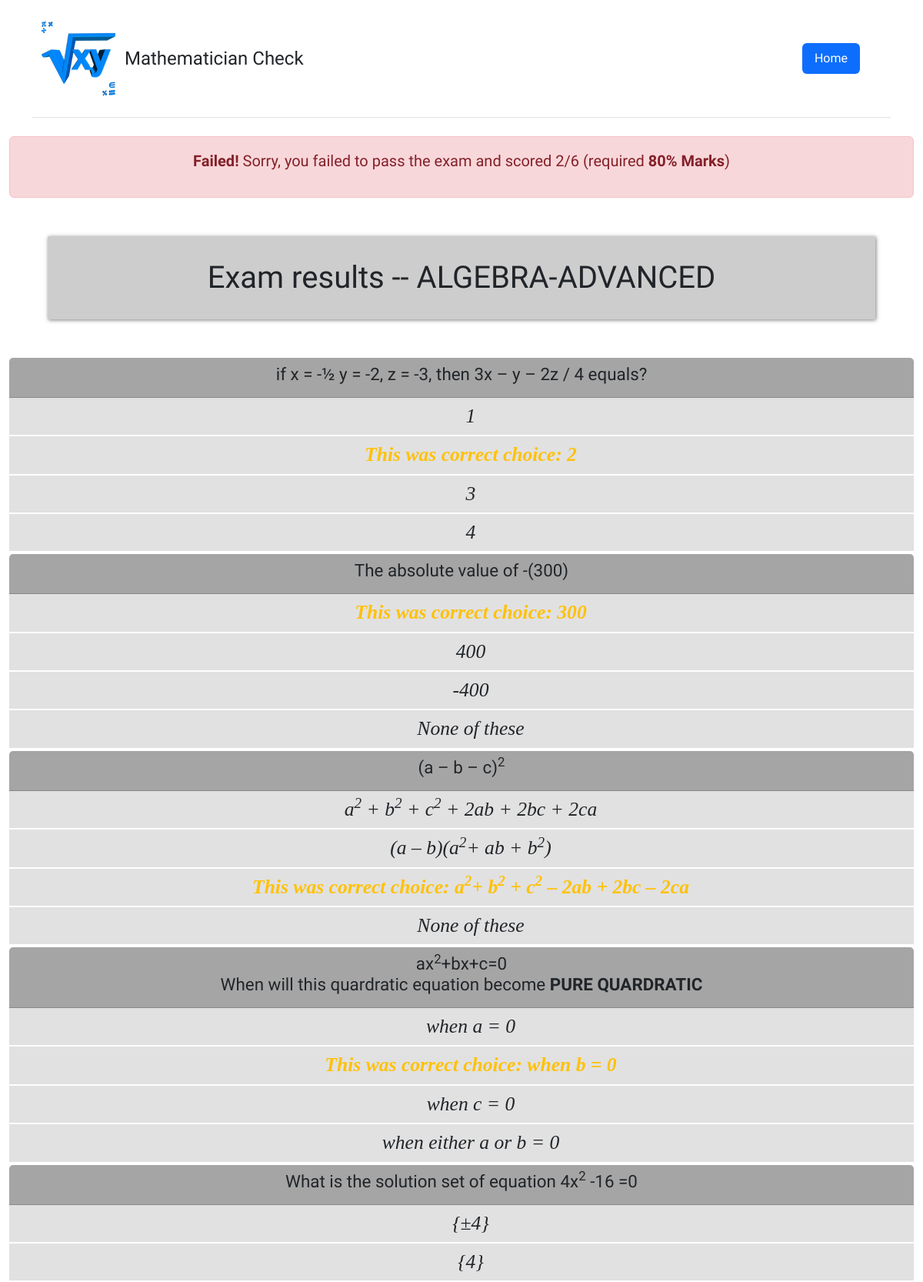
Screenshot of /quiz/test/submission/2/2/result/ (upper part) with the database file from the repository.
### Quiz/models.py (models this page shows)
class Test(models.Model):
    name = models.CharField(default='', max_length=20)

class Question(models.Model):
    question_text = models.CharField(max_length=1000, default='What is the ans of 2 + 2')
    question_mark = models.IntegerField(default=2)
    Course = models.ForeignKey(Test, on_delete=models.CASCADE, null=True)

class Answer(models.Model):
    choice_text = models.CharField(max_length=20000)
    choice_qs = models.ForeignKey(Question, on_delete=models.CASCADE)
    is_correct =  models.BooleanField(default=False)

### Quiz/views.py (the view)
# urls.py: path('test/submission/<int:test_id>/<int:submission_id>/result/',views.show_exam_result, name='show_exam_result'),
def show_exam_result(request, test_id, submission_id):
    test = get_object_or_404(Test, pk=test_id)
    choices =  Submission.objects.get(id=submission_id)
    total_marks = 0
    marks = 0
    context = {}
    qs = [ids.choice_qs.id for ids in choices.choices.all()]
    dup = []
    for id in qs:
        if id not in dup:
            dup.append(id)
    corrQs = []
    for querries in dup:
        for i in Question.objects.get(id=querries).answer_set.all():
            if i.is_correct:
                print(i.choice_text)
                total_marks += i.choice_qs.question_mark
            if i.is_correct and i not in choices.choices.all():
                pass
            elif i.is_correct and i in choices.choices.all():
                print(i.choice_text)
                marks += i.choice_qs.question_mark
                print('WOW')
                corrQs.append(i.choice_qs)
                print(marks)
            elif not i.is_correct and i in choices.choices.all():
                if i.choice_qs in corrQs:
                    marks -= i.choice_qs.question_mark
                    corrQs.remove(i.choice_qs)
    if marks < 0:
        marks = 0
    grade = (marks/total_marks) * 100
    grade = '{}'.format(grade)
    context['grade'] = float(grade)
    context['total'] = int(total_marks)
    context['marks'] = int(marks)
    context['Question'] = qs
    context['course'] = test
    context['selected'] = choices.choices.all()
    return render(request, 'quiz/result.html', context)

### Quiz/templates/Quiz/result.html (shortened to what this page needs)
<!DOCTYPE html>
<html lang="en">
<head>
    {% load static %}
    <link href="https://cdn.jsdelivr.net/npm/bootstrap@5.2.0/dist/css/bootstrap.min.css" rel="stylesheet">
    <link href="{% static 'home.css' %}" rel="stylesheet">
    <link href="{% static 'assignment.css' %}" rel="stylesheet">
</head>
<body>
 <div class="container">
        <header class="d-flex flex-wrap justify-content-center py-3 mb-4 border-bottom">
          <a href="/" class="d-flex align-items-center mb-3 mb-md-0 me-md-auto text-dark text-decoration-none" style="margin-right:50px;">
            <img src="/media/logo.png">
            <span class="fs-4">Mathematician Check</span>
          </a>
          <ul class="nav nav-pills">
            <li class="nav-item"><a href="" class="nav-link active" aria-current="page" style="margin: 40px; margin-bottom:0;">Home</a></li>
          </ul>
        </header>
      </div>
<div class="container-fluid">
    {% if grade >= 80 %}
    <div class="alert alert-success">
       <p class="text-center" style="font-size:20px"><b>Congratulations!  </b>You passed the exam with {{ grade }}% marks and scored {{ marks }}/{{ total }}</p>
    </div>
    <div class="text-center">
        <a href="https://twitter.com/compose/tweet?text=Heyt here! I passed the online {{ course.name }} test by @iPythonista Marks:{{marks}}/{{ total }}" class="btn btn-primary" style="width:fit-content;"><svg xmlns="http://www.w3.org/2000/svg" width="24" height="24" fill="currentColor" class="bi bi-twitter" viewBox="0 0 16 16">
            <path d="M5.026 15c6.038 0 9.341-5.003 9.341-9.334 0-.14 0-.282-.006-.422A6.685 6.685 0 0 0 16 3.542a6.658 6.658 0 0 1-1.889.518 3.301 3.301 0 0 0 1.447-1.817 6.533 6.533 0 0 1-2.087.793A3.286 3.286 0 0 0 7.875 6.03a9.325 9.325 0 0 1-6.767-3.429 3.289 3.289 0 0 0 1.018 4.382A3.323 3.323 0 0 1 .64 6.575v.045a3.288 3.288 0 0 0 2.632 3.218 3.203 3.203 0 0 1-.865.115 3.23 3.23 0 0 1-.614-.057 3.283 3.283 0 0 0 3.067 2.277A6.588 6.588 0 0 1 .78 13.58a6.32 6.32 0 0 1-.78-.045A9.344 9.344 0 0 0 5.026 15z"/>
          </svg> Tweet results </a>
    </div>
        {% else %}
        <div class="alert alert-danger">
            <p class="text-center" style="font-size:20px"><b>Failed! </b>Sorry,  you failed to pass the exam and scored {{ marks }}/{{ total }}  (required <b> 80% Marks</b>)</p>
        </div>
        {% endif %}
        <div class="card-columns-vertical mt-1" id="questionform">
        <h1 class="text-center">Exam results  -- {{course.name | upper}}</h1>
        <form id="questionForm">
        {% for question in course.question_set.all %}
            <div class="card mt-1">
                <div class="card-header"><h5>{{ question.question_text | safe}}</h5></div>
                <div class="form-group">
                    {% for choice in question.answer_set.all %}
                    {% if choice.choice_text != '' %}
                    <div class="form-check">
                        {% if choice in selected and choice.is_correct %}
                            <label class="form-check-label text-success" ><b> Correct choice: {{ choice.choice_text| safe }} </b></label>
                        {% elif not choice.is_correct and choice in selected  %}
                                <label class="form-check-label text-danger"><b> Wrong choice: {{ choice.choice_text | safe}} </b></label>
                        {% elif choice.is_correct and choice not in selected  %}
                            <label class="form-check-label text-warning"><b> This was correct choice: {{ choice.choice_text | safe}} </b></label>
                        {% else %}
                       <label class="form-check-label">{{ choice.choice_text | safe }}</label>
                        {% endif %}{% endif %}
                    </div>{% endfor %}{% endfor %}
                </div>
            </div>
        </form>
        </div>
</body>
</html>

### static/home.css (style rules this page uses)
label { font-size: 1.6em; font-family: Georgia, 'Times New Roman', Times, serif ; font-style: italic; font-weight: bold; text-align: center; }
.card { border: 1px solid black; text-align: center; }

### static/assignment.css (style rules this page uses)
body { font-family:'Domine', serif; }
label { font-weight: normal; }
label,input { margin:5px; }
.card-header { background-color: #a5a5a5; }
.form-check { background-color: #e1e1e1; }
h1 { margin: 50px; box-shadow: #7e7e7e 1px 1px 5px; padding: 30px; background-color: #cecdcd; }
h5 { font-size: 1.4rem; }

### Quiz/templates/Quiz/result.html (style rules this page uses)
label { margin:5px; }
form { margin-bottom:150px; }
.card { border:0; }

### rows the page displays
Test: name "ALGEBRA-ADVANCED"
Question: question_text "if x = -½ y = -2, z = -3, then 3x – y – 2z / 4 equals?"
Answer: choice_text "1"
Answer: choice_text "2"
Answer: choice_text "3"
Answer: choice_text "4"
Question: question_text "The absolute value of -(300)"
Answer: choice_text "300"
Answer: choice_text "400"
Answer: choice_text "-400"
Answer: choice_text "None of these"
Question: question_text "(a – b – c) 2"
Answer: choice_text "a 2 + b 2 + c 2 + 2ab + 2bc + 2ca"
Answer: choice_text "(a – b)(a 2 + ab + b 2 )"
Answer: choice_text "a 2 + b 2 + c 2 – 2ab + 2bc – 2ca"
Answer: choice_text "None of these"
Question: question_text "ax 2 +bx+c=0 When will this quardratic equation become PURE QUARDRATIC"
Answer: choice_text "when a = 0"
Answer: choice_text "when b = 0"
Answer: choice_text "when c = 0"
Answer: choice_text "when either a or b = 0"
Question: question_text "What is the solution set of equation 4x 2 -16 =0"
Answer: choice_text "{±4}"
Answer: choice_text "{4}"

### other values shown
{{ marks }} "2"
{{ total }} "6"
